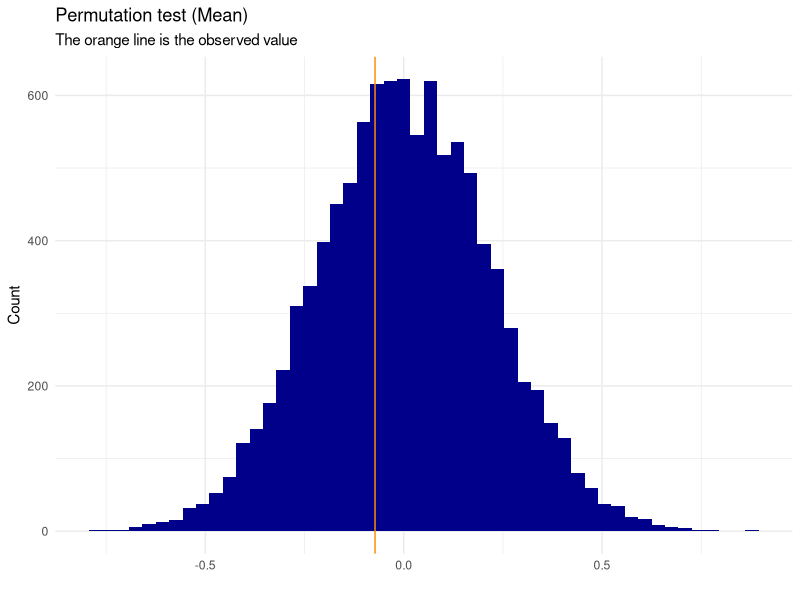
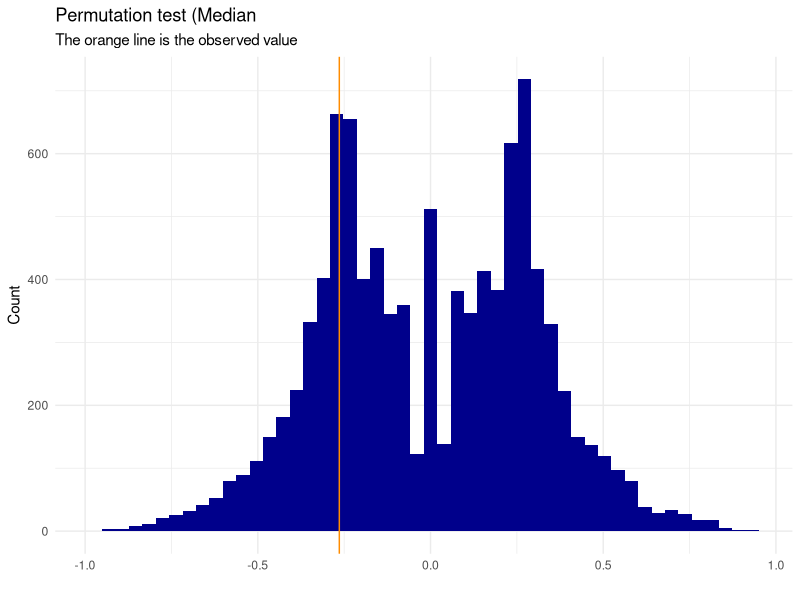
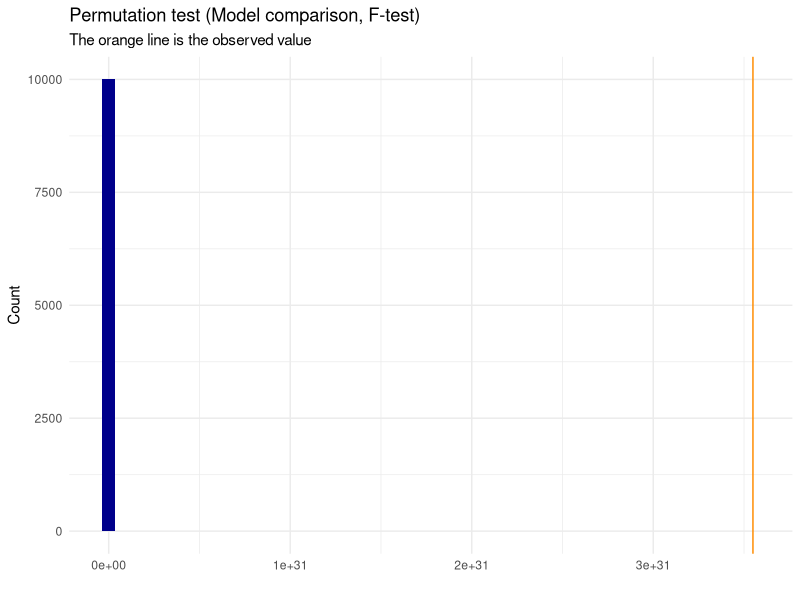
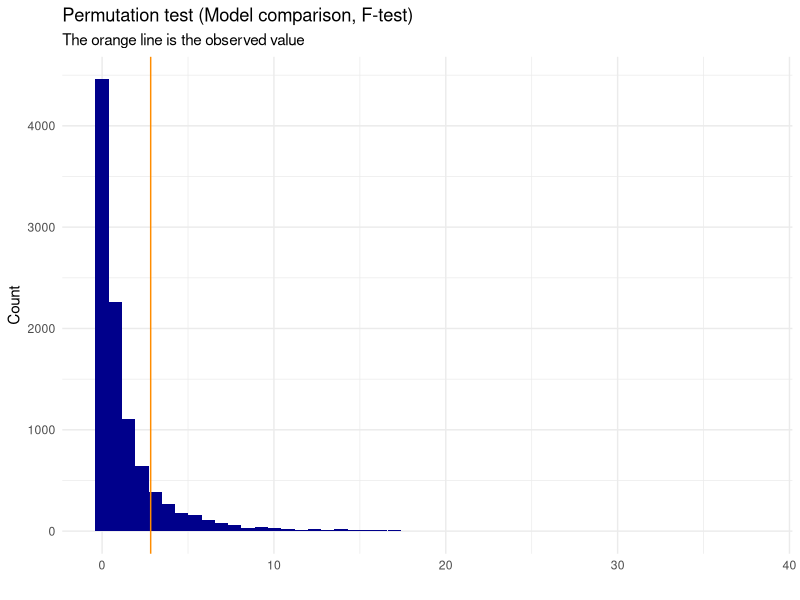

Recreate these plots in R, in order.
## ---- chunk 1
# Load libraries
library(tidyverse)
## ---- chunk 2
plot_permutation <- function(data, observed_value, title){
  #making dataset to put in to permutation plot
  pd <- data.frame(i=1:length(data), value=data)
    #plotting the null distribution and observed difference with the observed as a line
  plot <- ggplot(data = pd, mapping = aes(x=value)) + 
    geom_histogram(fill="darkblue", bins=50) +
    geom_vline(color="darkorange",xintercept = as.numeric(observed_value)) + 
    xlab("")+
    ylab("Count")+
    ggtitle(title, "The orange line is the observed value")+
    theme_minimal()
  return(plot)
}
## ---- chunk 3
permutation_mean <- function(dataset, name, count, group1, group2, no_perm=10000, nice_plot=FALSE){
  # Verify if the columns exists and if the groups exists
  if (any(names(dataset) == name) == FALSE | any(names(dataset) == count) == FALSE){
    stop("One of the columns does not exists. Please, check the spelling or the dataset you are giving") 
  } else if (any(unique(get(name,dataset)) == group1) == FALSE | any(unique(get(name,dataset)) == group2) == FALSE) {
    stop("One of the groups does not exists. Please, check the spelling or the dataset you are giving")
  }
  
  # Select columns in the dataset and remane those
  dataset <- dataset[c(count,name)]      # Select
  names(dataset) <- c("count","name")    # Rename
  
  r <- rep(NA,no_perm)
  
  # Progress bar
  pb <- txtProgressBar(min = 1, max = no_perm, style = 3)
  
  for (i in 1:length(r)) {
    setTxtProgressBar(pb, i)
    #shuffle dataset
    p <- dataset
    p$count <- sample(p$count)

    #calculate mean for group 1 and group 2
    g1 <- mean(p[which(p$name == group1),]$count)
    g2 <- mean(p[which(p$name == group2),]$count)

    #add difference in mean to vector
    r[i] <- as.numeric(g1) - as.numeric(g2)
  }
  close(pb)

  # The observed difference
  m1 <- mean(dataset[which(dataset$name == group1),]$count)
  m2 <- mean(dataset[which(dataset$name == group2),]$count)
  observed <- m1-m2       # Observed mean

  estimate <- c(as.numeric(m1),as.numeric(m2),as.numeric(observed))
  names(estimate) <- c("Mean first group","Mean second group","Observed mean difference")

  # P-value
  p_value <- ((sum(abs(r) >= abs(observed))+1)/(length(r)+1))
  names(p_value) <- "p-value"

  result = list(method = "Permutation Test (Mean)", p.value = p_value,
                  estimate = estimate,
                  data.name = sprintf("Permutation for group: %s and %s", group1, group2))
  class(result) <- "htest"

  # If statement to plot or not
  if (nice_plot == TRUE) {
    # Plot + result

    plot <- plot_permutation(r, observed, "Permutation test (Mean)")

    print(result)
    return(plot)
  } else if (nice_plot == FALSE) {
    # Result
    print(result)
    hist(r, col="darkblue", breaks = 50, main = "Mean permuted distribution", ylab = "Count"); abline(v = observed, col = "darkorange")
  }
}


names <- c(replicate(50,"Something"), replicate(50, "Something_else"))
test <- data.frame(rnorm(100), names)
names(test) <- c("value","names")
permutation_mean(test, "names", "value", "Something", "Something_else", nice_plot = T)
## ---- chunk 4
permutation_median <- function(dataset, name, count, group1, group2, no_perm=10000, nice_plot=FALSE) {
  # Verify if the columns exists and if the groups exists
  if (any(names(dataset) == name) == FALSE | any(names(dataset) == count) == FALSE){
    stop("One of the columns does not exists. Please, check the spelling or the dataset you are giving") 
  } else if (any(unique(get(name,dataset)) == group1) == FALSE | any(unique(get(name,dataset)) == group2) == FALSE) {
    stop("One of the groups does not exists. Please, check the spelling or the dataset you are giving")
  }
  
  # Select columns in the dataset and remane those
  dataset <- dataset[c(count,name)]      # Select
  names(dataset) <- c("count","name")    # Rename
  
  r <- rep(NA,no_perm)
  
  # Progress bar
  pb <- txtProgressBar(min = 1, max = no_perm, style = 3)
  
  for (i in 1:length(r)) {
    setTxtProgressBar(pb, i)
    #shuffle dataset
    p <- dataset
    p$count <- sample(p$count)

    #calculate median for group 1 and group 2
    g1 <- median(p[which(p$name == group1),]$count)
    g2 <- median(p[which(p$name == group2),]$count)

    #add difference in median to vector
    r[i] <- as.numeric(g1) - as.numeric(g2)
  }
  close(pb)
  
  # The observed difference
  m1 <- median(dataset[which(dataset$name == group1),]$count)
  m2 <- median(dataset[which(dataset$name == group2),]$count)
  observed <- m1-m2       # Observed median

  estimate <- c(as.numeric(m1),as.numeric(m2),as.numeric(observed))
  names(estimate) <- c("Median first group","Median second group","Observed median difference")

  # P-value
  p_value <- ((sum(abs(r) >= abs(observed))+1)/(length(r)+1))
  names(p_value) <- "p-value"

  result = list(method = "Permutation Test (Median)", p.value = p_value,
                  estimate = estimate,
                  data.name = sprintf("Permutation for group: %s and %s", group1, group2))
  class(result) <- "htest"

  # If statement to plot or not
  if (nice_plot == TRUE) {
    # Plot + result

    plot <- plot_permutation(r, observed, "Permutation test (Median")

    print(result)
    return(plot)
  } else if (nice_plot == FALSE) {
    # Result
    print(result)
    hist(r, col="darkblue", breaks = 50, main = "Median permuted distribution", ylab = "Count"); abline(v = observed, col = "darkorange")
  }
}

names <- c(replicate(50,"GROUP1"), replicate(50, "GROUP2"))
test <- as_tibble(rnorm(100)) %>% mutate(names=names)

permutation_median(test, "names", "value", "GROUP1", "GROUP2", nice_plot = T)
## ---- chunk 5
permutation_lm <- function(dataset, predictor, response, model1, model2, no_perm=10000, nice_plot=F){
  # Verify if the columns exists and if the groups exists
  accepted_models <- c("linear","quadratic","cubic")
  
  if (any(names(dataset) == predictor) == FALSE | any(names(dataset) == response) == FALSE){
    stop("One of the columns does not exists. Please, check the spelling or the dataset you are giving") 
  } else if (any(accepted_models == model1) == FALSE | any(accepted_models == model2) == FALSE) {
    stop("Error: Models must be a combination of linear, quadractic or cubic.")
  }
  
  # Select columns in the dataset and remane those
  dataset <- dataset[c(predictor,response)]      # Select
  names(dataset) <- c("predictor","response")    # Rename
  
  r <- rep(NA,no_perm)
  
  # SELECT MODEL
  if ((model1=="linear" & model2=="quadratic")|(model2=="linear" & model1=="quadratic")){    # For linear and quadratic model:
    # Observed models:
    mod1 <- lm(response ~ predictor, data=dataset)
    mod2 <- lm(response ~ poly(predictor, 2), data=dataset)
    # Progress bar
    pb <- txtProgressBar(min = 1, max = no_perm, style = 3)
    for (i in 1:length(r)) {
      setTxtProgressBar(pb, i)
      # Shuffle dataset
      p <- dataset
      p$response <- sample(p$response)
      
      # Make models
      m1 <- lm(response ~ predictor, data=p)
      m2 <- lm(response ~ poly(predictor, 2), data=p)
      
      # Make F-distribution
      f_dist <- anova(m1, m2)
      
      # Add F-values to r-vector:
      r[i] <- f_dist$`F`[2]
      
    }
    close(pb)
  } else if ((model1=="linear" & model2=="cubic")|(model2=="linear" & model1=="cubic")){    # For linear and cubic model:
    # Observed models:
    mod1 <- lm(response ~ predictor, data=dataset)
    mod2 <- lm(response ~ poly(predictor, 3), data=dataset)
    # Progress bar
    pb <- txtProgressBar(min = 1, max = no_perm, style = 3)
    for (i in 1:length(r)) {
      setTxtProgressBar(pb, i)
      # Shuffle dataset
      p <- dataset
      p$response <- sample(p$response)
      
      # Make models
      m1 <- lm(resp ~ predictor, data=p)
      m2 <- lm(resp~ poly(predictor, 3), data=p)
      
      # Make F-distribution
      f_dist <- anova(m1, m2)
      
      # Add F-values to r-vector:
      r[i] <- f_dist$`F`[2]
      
    }
    close(pb)
  } else if ((model1=="quadratic" & model2=="cubic")|(model2=="quadratic" & model1=="cubic")){    # For quadratic and cubic model:
    # Observed models:
    mod1 <- lm(response ~ poly(predictor,2), data=dataset)
    mod2 <- lm(response ~ poly(predictor, 3), data=dataset)
    # Progress bar
    pb <- txtProgressBar(min = 1, max = no_perm, style = 3)
    for (i in 1:length(r)) {
      setTxtProgressBar(pb, i)
      # Shuffle dataset
      p <- dataset
      p$response <- sample(p$response)
      
      # Make models
      m1 <- lm(response ~ poly(predictor, 2), data=p)
      m2 <- lm(response ~ poly(predictor, 3), data=p)
      
      # Make F-distribution
      f_dist <- anova(m1, m2)
      
      # Add F-values to r-vector:
      r[i] <- f_dist$`F`[2]
      
    }
    close(pb)
  }
  
  # The observed value and format
  observed <- anova(mod1, mod2)$`F`[2]
  estimate <- as.numeric(observed)
  names(estimate) <- c("Observed F value between models")

  # P-value and format
  p_value <- (sum((r) >= (observed))+1)/(length(r)+1)
  names(p_value) <- "p-value"

  # Result format
  result = list(method = sprintf("Permutation Test (ANOVA) for %s and %s models", model1, model2), p.value = p_value,
                  estimate = estimate,
                  data.name = sprintf("Permutation for predictor %s and response %s", predictor, response))
  class(result) <- "htest"

  # If statement to plot or not
  if (nice_plot == TRUE) {
    # Plot + result

    plot <- plot_permutation(r,observed, "Permutation test (Model comparison, F-test)")

    print(result)
    return(plot)
  } else if (nice_plot == FALSE) {
    # Result
    print(result)
    hist(r, col="darkblue", breaks = 50, main = "F permuted distribution", ylab = "Count"); abline(v = observed, col = "darkorange")
  }
}

## ---- chunk 6
x <- rnorm(10)
y <- 4*x^2+3
data <- data.frame(x,y)

permutation_lm(data, "x","y","quadratic", "linear", nice_plot=T)
permutation_lm(data, "x","y","quadratic", "cubic", nice_plot=T)
